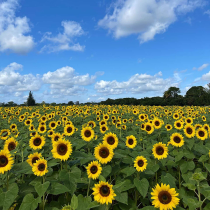
#> input picture Assignment 2/the_berry_farms_sunflower_field.jpeg, 210 x 210 px, shrunk from 1440 x 1440 before the run
$ jupyter execute Assignment_2.ipynb   (shell and % lines are left out)
#> lines starting #> are read from the running program, lines starting #| are printed output that depends on the picture; after the words box and inside, x2 and y2 are one past the last pixel; in counts of white or black regions, pixels touching at a corner belong together; long printed decimals are rounded
### 1. Circle Detection using Laplacian of Gaussian

[cell 1]
import cv2 as cv
import numpy as np
from skimage.feature import blob_log

# Load image
image = cv.imread('the_berry_farms_sunflower_field.jpeg', cv.IMREAD_REDUCED_COLOR_4)
#> image is the input picture: shape (210, 210, 3); mean B, G, R 119.8, 125.3, 100.4
gray_image = cv.cvtColor(image, cv.COLOR_BGR2GRAY)
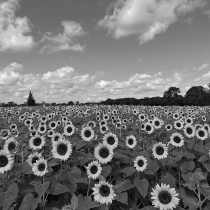
#> gray_image: shape (210, 210); min 5, max 251, mean 117.2

# Parameters for Laplacian of Gaussian
min_sigma = 10
max_sigma = 50
num_sigma = 10
threshold = 0.1

# Blob detection using Laplacian of Gaussian
blobs = blob_log(gray_image, min_sigma=min_sigma, max_sigma=max_sigma, num_sigma=num_sigma, threshold=threshold)
#> blobs = 13 rows, first 8: [84, 153, 10], [77, 209, 10], [80, 182, 10], [209, 165, 14.44], [0, 141, 23.33], [87, 106, 10], [196, 103, 10], [83, 65, 18.89]

# Calculate radii of detected blobs
blobs[:, 2] = blobs[:, 2] * np.sqrt(2)

# Draw detected blobs
for blob in blobs:
    y, x, r = blob
    cv.circle(image, (int(x), int(y)), int(r), (0, 255, 0), 2)
#> this loop made 13 passes
#> (y, x, r) on passes 1 to 12: (84, 153, 14.14), (77, 209, 14.14), (80, 182, 14.14), (209, 165, 20.43), (0, 141, 33), (87, 106, 14.14), (196, 103, 14.14), (83, 65, 26.71), (66, 0, 51.85), (120, 185, 14.14), (166, 37, 14.14), (31, 70, 14.14)
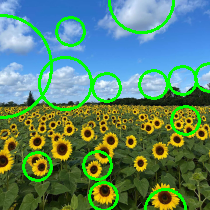
#> image: shape (210, 210, 3); 8.1% of pixels changed, all inside (x1, y1, x2, y2) = (0, 0, 210, 210)

# Display results
cv.imshow('Detected Circles', image)
cv.waitKey(0)
cv.destroyAllWindows()

# Report largest circle and range of σ values used
largest_circle = max(blobs, key=lambda b: b[2])
#> largest_circle = [66, 0, 51.85]
print("Largest Circle: Center =", (largest_circle[1], largest_circle[0]), "Radius =", largest_circle[2])
#| Largest Circle: Center = (0.0, 66.0) Radius = 51.854
print(f"Range of sigma values used: {min_sigma} to {max_sigma}")

[cell 2]
import numpy as np
import random

# [24 lines left out: function ransac_line_fitting, not called in this run]

# Use this function to estimate the line and plot the results

[cell 3]
from scipy.optimize import minimize

# [21 lines left out: function ransac_circle_fitting, not called in this run]

# Plot circle and line in one plot

[cell 4]
# Generation of a Noisy Point Set Conforming to a Line and a Ci r cl e
import numpy as np
from scipy.optimize import minimize
from scipy import linalg
import matplotlib.pyplot as plt
# import tikzplotlib
# np . random . seed ( 0)
N = 100
half_n = N//2

r = 10
x0_gt , y0_gt = 2,3 # Center
s = r/16
t = np . random . uniform (0 , 2*np . pi , half_n )
n = s*np . random . randn ( half_n )
x , y = x0_gt + ( r + n)*np . cos ( t ) , y0_gt + ( r + n)*np . sin ( t )
X_circ = np . hstack ( ( x . reshape ( half_n , 1 ) , y . reshape ( half_n , 1 ) ) )
s = 1.
m, b = -1, 2
x = np . linspace (-12, 12 , half_n )
y = m*x + b + s*np . random . randn ( half_n )
X_line = np . hstack ( ( x . reshape ( half_n , 1 ) , y . reshape ( half_n , 1 ) ) )
X = np . vstack ( ( X_circ , X_line ) ) # All point s
fig,ax = plt.subplots(1 ,1 , figsize =(8 ,8))
ax.scatter( X_line [ : , 0 ] , X_line [ : , 1 ] , label= 'Line' )
ax . scatter ( X_circ [ : , 0 ] , X_circ [ : , 1 ] , label= 'Circle' )
circle_gt = plt . Circle ( ( x0_gt , y0_gt ) , r , color= 'g' , fill =False , label= 'Ground truth circle' )
ax . add_patch ( circle_gt )
ax . plot ( ( x0_gt ) , ( y0_gt ) , '+' , color= 'g' )
x_min , x_max = ax . get_xlim ( )
x_ = np . array ( [ x_min , x_max ] )
y_ = m*x_ + b
plt . plot( x_ , y_ , color= 'm' , label='Ground truth line' )
plt . legend( )
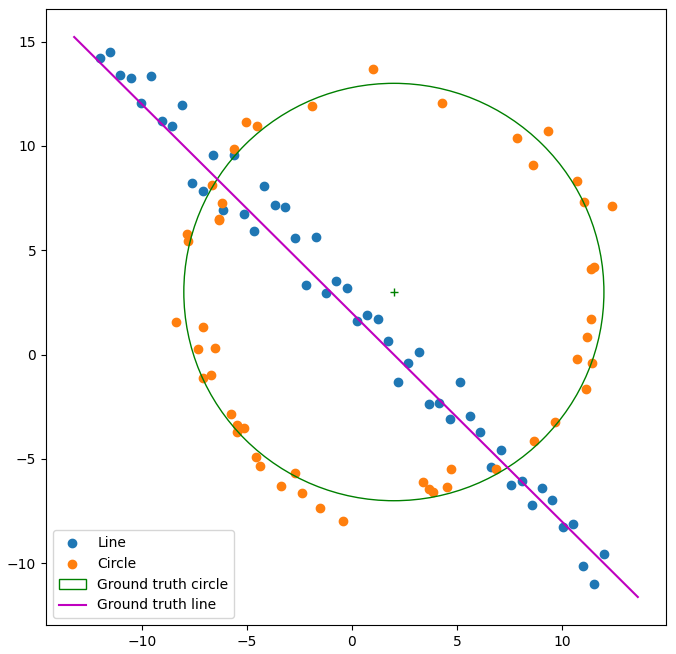
#> figure drawn by matplotlib, 1 panel

$ run again, with Assignment 2/005.jpg copied over Assignment 2/the_berry_farms_sunflower_field.jpeg
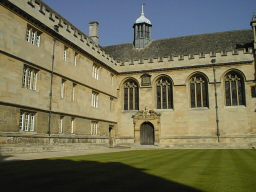
#> input picture Assignment 2/005.jpg, 256 x 192 px
#> image is the input picture: shape (192, 256, 3); mean B, G, R 84.4, 109.4, 111.6
#> `gray_image = cv.cvtColor(image, cv.COLOR_BGR2GRAY)`:
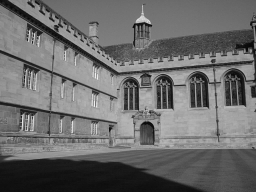
#> gray_image: shape (192, 256); min 8, max 243, mean 107.2
#> blobs = [[127, 183, 18.89], [112, 89, 36.67], [151, 25, 10], [125, 234, 18.89], [98, 147, 10], [70, 255, 10], [49, 41, 10], [79, 181, 10], [30, 0, 14.44]]
#> the loop `for blob in blobs:` made 9 passes
#> (y, x, r) on passes 1 to 8: (127, 183, 26.71), (112, 89, 51.85), (151, 25, 14.14), (125, 234, 26.71), (98, 147, 14.14), (70, 255, 14.14), (49, 41, 14.14), (79, 181, 14.14)
#> after the loop `for blob in blobs:`:
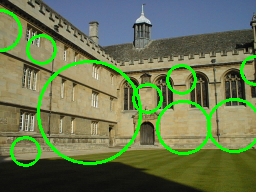
#> image: shape (192, 256, 3); 6.41% of pixels changed, all inside (x1, y1, x2, y2) = (0, 9, 256, 167)
#> largest_circle = [112, 89, 51.85]
#| Largest Circle: Center = (89.0, 112.0) Radius = 51.854

$ run again, with Assignment 2/big bill board.jpg copied over Assignment 2/the_berry_farms_sunflower_field.jpeg
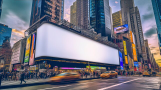
#> input picture Assignment 2/big bill board.jpg, 161 x 90 px
#> image is the input picture: shape (90, 161, 3); mean B, G, R 126.8, 114.4, 114
#> `gray_image = cv.cvtColor(image, cv.COLOR_BGR2GRAY)`:
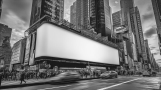
#> gray_image: shape (90, 161); min 20, max 246, mean 115.7
#> blobs = [[50, 90, 10], [44, 68, 14.44], [49, 160, 10], [0, 68, 10], [25, 17, 10], [0, 113, 10]]
#> the loop `for blob in blobs:` made 6 passes
#> (y, x, r) on passes 1 to 6: (50, 90, 14.14), (44, 68, 20.43), (49, 160, 14.14), (0, 68, 14.14), (25, 17, 14.14), (0, 113, 14.14)
#> after the loop `for blob in blobs:`:
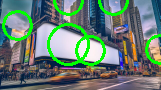
#> image: shape (90, 161, 3); 8.85% of pixels changed, all inside (x1, y1, x2, y2) = (2, 0, 161, 66)
#> largest_circle = [44, 68, 20.43]
#| Largest Circle: Center = (68.0, 44.0) Radius = 20.428
